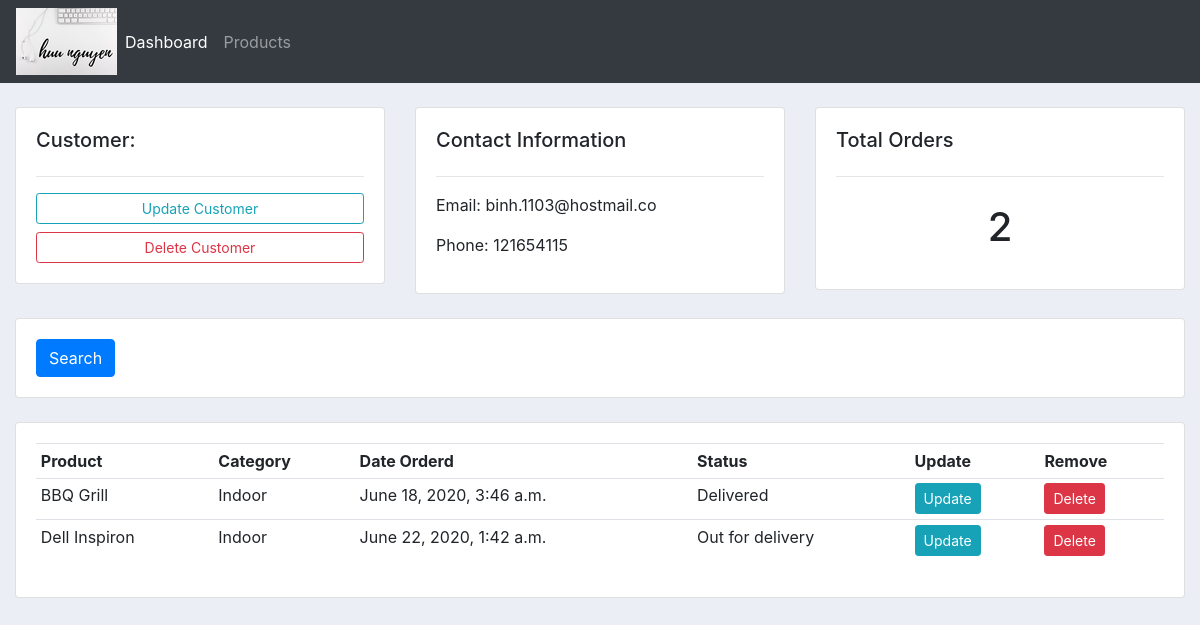
/customer/3/, run on an earlier commit of the app's database.
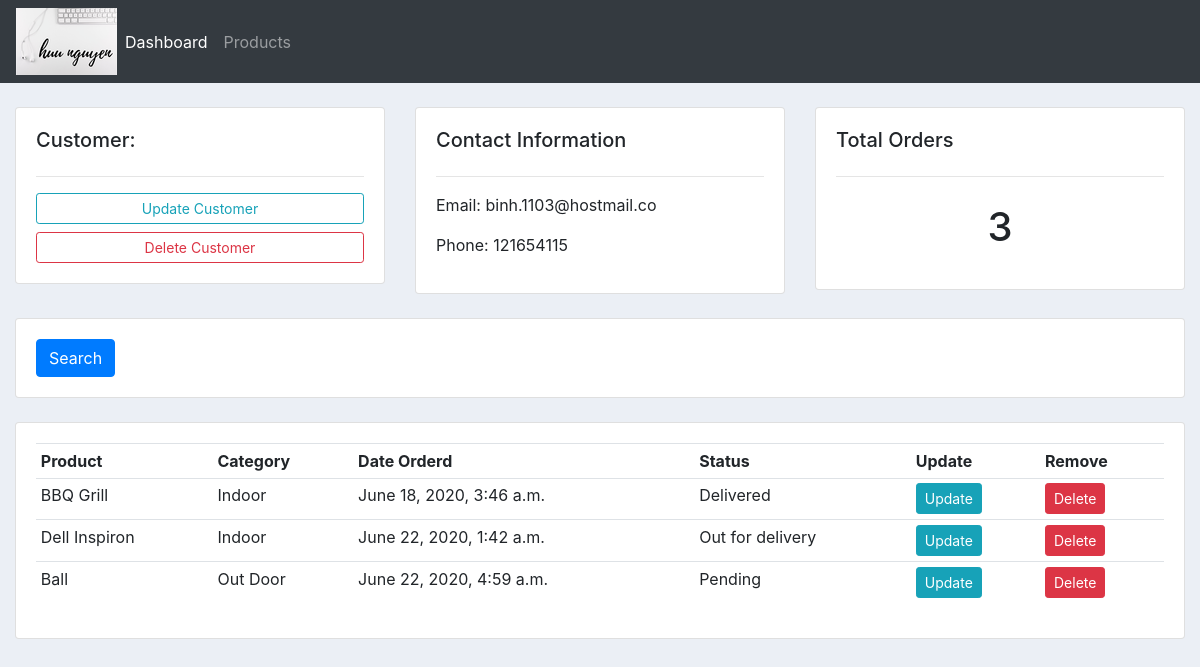
And on a later commit of the database.
### database_crud/models.py (models this page shows, shortened)
class Order(models.Model):
	STATUS = (
			('Pending', 'Pending'),
			('Out for delivery', 'Out for delivery'),
			('Delivered', 'Delivered'),
			)
	customer = models.ForeignKey(Customer, null=True, on_delete= models.SET_NULL)
	product = models.ForeignKey(Product, null=True, on_delete= models.SET_NULL)
	date_created = models.DateTimeField(auto_now_add=True, null=True)
	status = models.CharField(max_length=200, null=True, choices=STATUS)

class Product(models.Model):
	CATEGORY = (
			('Indoor', 'Indoor'),
			('Out Door', 'Out Door'),
			)
	name = models.CharField(max_length=200, null=True)
	price = models.FloatField(null=True)
	category = models.CharField(max_length=200, null=True, choices=CATEGORY)
	description = models.CharField(max_length=200, null=True, blank=True)
	date_created = models.DateTimeField(auto_now_add=True, null=True)
	tags = models.ManyToManyField(Tag)
	def __str__(self):
		return self.name

### database_crud/views.py (the view)
# urls.py: path('customer/<str:pk_test>/', views.customer, name="customer"),
def customer(request, pk_test):
	customer = Customer.objects.get(id=pk_test)
	orders = customer.order_set.all()
	order_count = orders.count()
	context = {'customer':customer, 'orders':orders, 'order_count':order_count}
	return render(request, 'pages/customer.html',context)

### database_crud/templates/pages/customer.html
{%  extends 'pages/main.html' %}
{% block content %}
	<br>
<div class="row">
	<div class="col-md">
		<div class="card card-body">
			<h5>Customer:</h5>
			<hr>
			<a class="btn btn-outline-info  btn-sm btn-block" href="">Update Customer</a>
			<a class="btn btn-outline-danger  btn-sm btn-block" href="">Delete Customer</a>
		</div>
	</div>
	<div class="col-md">
		<div class="card card-body">
			<h5>Contact Information</h5>
			<hr>
			<p>Email: {{customer.email}}</p>
			<p>Phone: {{customer.phone}}</p>
		</div>
	</div>
	<div class="col-md">
		<div class="card card-body">
			<h5>Total Orders</h5>
			<hr>
			<h1 style="text-align: center;padding: 10px">{{order_count}}</h1>
		</div>
	</div>
</div>
<br>
<div class="row">
	<div class="col">
		<div class="card card-body">
			<form method="get">
		    <button class="btn btn-primary" type="submit">Search</button>
		  </form>
		</div>
	</div>
</div>
<br>
<div class="row">
	<div class="col-md">
		<div class="card card-body">
			<table class="table table-sm">
				<tr>
					<th>Product</th>
					<th>Category</th>
					<th>Date Orderd</th>
					<th>Status</th>
					<th>Update</th>
					<th>Remove</th>
				</tr>
				{% for order in orders %}
				<tr>
					<td>{{order.product}}</td>
					<td>{{order.product.category}}</td>
					<td>{{order.date_created}}</td>
					<td>{{order.status}}</td>
					<td><a class="btn btn-sm btn-info" href="{% url 'update_order' order.id %}">Update</a></td>
					<td><a class="btn btn-sm btn-danger" href="{% url 'delete_order' order.id %}">Delete</a></td>
				</tr>
				{% endfor %}
			</table>
		</div>
	</div>
</div>
{% endblock %}

What changed in the data, as far as the page shows it:
added Order: product "Ball", product.category "Out Door", date_created "June 22, 2020, 4:59 a.m.", status "Pending"
Also different on the page:
{{ order_count }}: "2" → "3"
